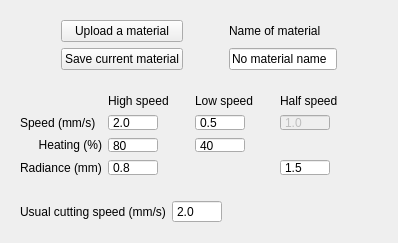
      <widget class="QWidget" name="tabMaterial">
       <attribute name="title">
        <string>Material</string>
       </attribute>
       <layout class="QVBoxLayout" name="verticalLayout_12">
        <item>
         <widget class="QWidget" name="widget_9" native="true">
          <property name="maximumSize">
           <size>
            <width>16777215</width>
            <height>100</height>
           </size>
          </property>
          <layout class="QGridLayout" name="gridLayout_2">
           <item row="0" column="2">
            <spacer name="horizontalSpacer">
             <property name="orientation">
              <enum>Qt::Horizontal</enum>
             </property>
             <property name="sizeHint" stdset="0">
              <size>
               <width>40</width>
               <height>20</height>
              </size>
             </property>
            </spacer>
           </item>
           <item row="1" column="4">
            <spacer name="horizontalSpacer_2">
             <property name="orientation">
              <enum>Qt::Horizontal</enum>
             </property>
             <property name="sizeHint" stdset="0">
              <size>
               <width>40</width>
               <height>20</height>
              </size>
             </property>
            </spacer>
           </item>
           <item row="0" column="1">
            <widget class="QPushButton" name="pbUploadMaterial">
             <property name="text">
              <string>Upload a material</string>
             </property>
            </widget>
           </item>
           <item row="1" column="3">
            <widget class="QLineEdit" name="mName">
             <property name="text">
              <string>No material name</string>
             </property>
            </widget>
           </item>
           <item row="0" column="3">
            <widget class="QLabel" name="label_29">
             <property name="text">
              <string>Name of material</string>
             </property>
            </widget>
           </item>
           <item row="0" column="0">
            <spacer name="horizontalSpacer_3">
             <property name="orientation">
              <enum>Qt::Horizontal</enum>
             </property>
             <property name="sizeHint" stdset="0">
              <size>
               <width>40</width>
               <height>20</height>
              </size>
             </property>
            </spacer>
           </item>
           <item row="1" column="1">
            <widget class="QPushButton" name="pbSaveMaterial">
             <property name="text">
              <string>Save current material</string>
             </property>
            </widget>
           </item>
          </layout>
         </widget>
        </item>
        <item>
         <widget class="QWidget" name="widget_8" native="true">
          <property name="maximumSize">
           <size>
            <width>16777215</width>
            <height>100</height>
           </size>
          </property>
          <layout class="QGridLayout" name="gridLayout">
           <item row="2" column="6">
            <spacer name="horizontalSpacer_9">
             <property name="orientation">
              <enum>Qt::Horizontal</enum>
             </property>
             <property name="sizeHint" stdset="0">
              <size>
               <width>40</width>
               <height>20</height>
              </size>
             </property>
            </spacer>
           </item>
           <item row="0" column="1">
            <widget class="QLabel" name="label_31">
             <property name="maximumSize">
              <size>
               <width>16777215</width>
               <height>16777215</height>
              </size>
             </property>
             <property name="baseSize">
              <size>
               <width>0</width>
               <height>0</height>
              </size>
             </property>
             <property name="text">
              <string>High speed</string>
             </property>
            </widget>
           </item>
           <item row="0" column="5">
            <widget class="QLabel" name="label_33">
             <property name="text">
              <string>Half speed</string>
             </property>
            </widget>
           </item>
           <item row="0" column="3">
            <widget class="QLabel" name="label_32">
             <property name="text">
              <string>Low speed</string>
             </property>
            </widget>
           </item>
           <item row="2" column="1">
            <widget class="QDoubleSpinBox" name="mHeatSpHigh">
             <property name="maximumSize">
              <size>
               <width>50</width>
               <height>16777215</height>
              </size>
             </property>
             <property name="buttonSymbols">
              <enum>QAbstractSpinBox::NoButtons</enum>
             </property>
             <property name="decimals">
              <number>0</number>
             </property>
             <property name="minimum">
              <double>1.000000000000000</double>
             </property>
             <property name="value">
              <double>80.000000000000000</double>
             </property>
            </widget>
           </item>
           <item row="1" column="0">
            <widget class="QLabel" name="label_30">
             <property name="text">
              <string>Speed (mm/s)</string>
             </property>
            </widget>
           </item>
           <item row="2" column="0">
            <widget class="QLabel" name="label_34">
             <property name="text">
              <string>Heating (%)</string>
             </property>
             <property name="alignment">
              <set>Qt::AlignRight|Qt::AlignTrailing|Qt::AlignVCenter</set>
             </property>
            </widget>
           </item>
           <item row="2" column="2">
            <spacer name="verticalSpacer_15">
             <property name="orientation">
              <enum>Qt::Vertical</enum>
             </property>
             <property name="sizeHint" stdset="0">
              <size>
               <width>20</width>
               <height>40</height>
              </size>
             </property>
            </spacer>
           </item>
           <item row="1" column="5">
            <widget class="QDoubleSpinBox" name="mSpeedHalf">
             <property name="enabled">
              <bool>false</bool>
             </property>
             <property name="maximumSize">
              <size>
               <width>50</width>
               <height>16777215</height>
              </size>
             </property>
             <property name="buttonSymbols">
              <enum>QAbstractSpinBox::NoButtons</enum>
             </property>
             <property name="decimals">
              <number>1</number>
             </property>
             <property name="value">
              <double>1.000000000000000</double>
             </property>
            </widget>
           </item>
           <item row="3" column="1">
            <widget class="QDoubleSpinBox" name="mRadSpHigh">
             <property name="maximumSize">
              <size>
               <width>50</width>
               <height>16777215</height>
              </size>
             </property>
             <property name="buttonSymbols">
              <enum>QAbstractSpinBox::NoButtons</enum>
             </property>
             <property name="decimals">
              <number>1</number>
             </property>
             <property name="minimum">
              <double>0.100000000000000</double>
             </property>
             <property name="maximum">
              <double>10.000000000000000</double>
             </property>
             <property name="singleStep">
              <double>0.100000000000000</double>
             </property>
             <property name="value">
              <double>0.800000000000000</double>
             </property>
            </widget>
           </item>
           <item row="1" column="3">
            <widget class="QDoubleSpinBox" name="mSpeedLow">
             <property name="maximumSize">
              <size>
               <width>50</width>
               <height>16777215</height>
              </size>
             </property>
             <property name="buttonSymbols">
              <enum>QAbstractSpinBox::NoButtons</enum>
             </property>
             <property name="decimals">
              <number>1</number>
             </property>
             <property name="minimum">
              <double>0.100000000000000</double>
             </property>
             <property name="maximum">
              <double>10.000000000000000</double>
             </property>
             <property name="singleStep">
              <double>0.100000000000000</double>
             </property>
             <property name="value">
              <double>0.500000000000000</double>
             </property>
            </widget>
           </item>
           <item row="2" column="3">
            <widget class="QDoubleSpinBox" name="mHeatSpLow">
             <property name="maximumSize">
              <size>
               <width>50</width>
               <height>16777215</height>
              </size>
             </property>
             <property name="buttonSymbols">
              <enum>QAbstractSpinBox::NoButtons</enum>
             </property>
             <property name="decimals">
              <number>0</number>
             </property>
             <property name="minimum">
              <double>1.000000000000000</double>
             </property>
             <property name="value">
              <double>40.000000000000000</double>
             </property>
            </widget>
           </item>
           <item row="1" column="1">
            <widget class="QDoubleSpinBox" name="mSpeedHigh">
             <property name="maximumSize">
              <size>
               <width>50</width>
               <height>16777215</height>
              </size>
             </property>
             <property name="buttonSymbols">
              <enum>QAbstractSpinBox::NoButtons</enum>
             </property>
             <property name="decimals">
              <number>1</number>
             </property>
             <property name="minimum">
              <double>1.000000000000000</double>
             </property>
             <property name="maximum">
              <double>15.000000000000000</double>
             </property>
             <property name="value">
              <double>2.000000000000000</double>
             </property>
            </widget>
           </item>
           <item row="3" column="0">
            <widget class="QLabel" name="label_35">
             <property name="text">
              <string>Radiance (mm)</string>
             </property>
            </widget>
           </item>
           <item row="3" column="5">
            <widget class="QDoubleSpinBox" name="mRadSpHalf">
             <property name="maximumSize">
              <size>
               <width>50</width>
               <height>16777215</height>
              </size>
             </property>
             <property name="buttonSymbols">
              <enum>QAbstractSpinBox::NoButtons</enum>
             </property>
             <property name="decimals">
              <number>1</number>
             </property>
             <property name="minimum">
              <double>0.100000000000000</double>
             </property>
             <property name="maximum">
              <double>10.000000000000000</double>
             </property>
             <property name="singleStep">
              <double>0.100000000000000</double>
             </property>
             <property name="value">
              <double>1.500000000000000</double>
             </property>
            </widget>
           </item>
           <item row="2" column="4">
            <spacer name="verticalSpacer_16">
             <property name="orientation">
              <enum>Qt::Vertical</enum>
             </property>
             <property name="sizeHint" stdset="0">
              <size>
               <width>20</width>
               <height>40</height>
              </size>
             </property>
            </spacer>
           </item>
          </layout>
         </widget>
        </item>
        <item>
         <widget class="QWidget" name="widget_10" native="true">
          <layout class="QFormLayout" name="formLayout_12">
           <item row="0" column="0">
            <widget class="QLabel" name="label_36">
             <property name="text">
              <string>Usual cutting speed (mm/s)</string>
             </property>
            </widget>
           </item>
           <item row="0" column="1">
            <widget class="QDoubleSpinBox" name="mUsualCutSpeed">
             <property name="maximumSize">
              <size>
               <width>50</width>
               <height>16777215</height>
              </size>
             </property>
             <property name="buttonSymbols">
              <enum>QAbstractSpinBox::NoButtons</enum>
             </property>
             <property name="decimals">
              <number>1</number>
             </property>
             <property name="minimum">
              <double>0.100000000000000</double>
             </property>
             <property name="maximum">
              <double>10.000000000000000</double>
             </property>
             <property name="singleStep">
              <double>0.100000000000000</double>
             </property>
             <property name="value">
              <double>2.000000000000000</double>
             </property>
            </widget>
           </item>
          </layout>
         </widget>
        </item>
       </layout>
      </widget>
